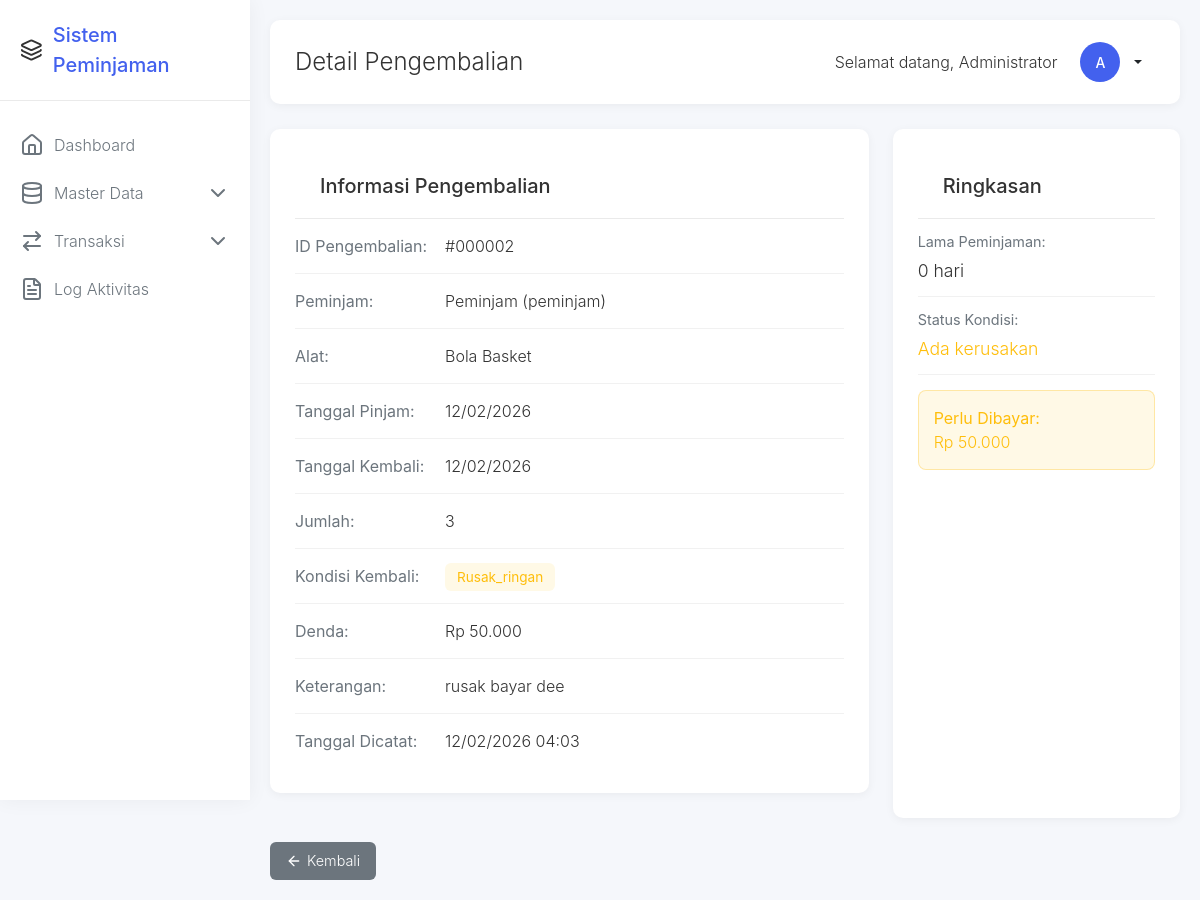
/admin/pengembalian_detail.php?id=2 (signed in), run on the app's committed database.
### tables this page shows
CREATE TABLE `pengembalian` (
  `id` int(11) NOT NULL,
  `peminjaman_id` int(11) NOT NULL,
  `tanggal_kembali` date NOT NULL,
  `kondisi_kembali` enum('baik','rusak_ringan','rusak_berat') NOT NULL,
  `denda` decimal(10,2) DEFAULT 0.00,
  `keterangan` text DEFAULT NULL,
  `created_at` timestamp NOT NULL DEFAULT current_timestamp()
);

CREATE TABLE `users` (
  `id` int(11) NOT NULL,
  `nama` varchar(100) NOT NULL,
  `username` varchar(50) NOT NULL,
  `password` varchar(255) NOT NULL,
  `role` enum('admin','petugas','peminjam') NOT NULL,
  `created_at` timestamp NOT NULL DEFAULT current_timestamp()
);

CREATE TABLE `alat` (
  `id` int(11) NOT NULL,
  `nama_alat` varchar(100) NOT NULL,
  `kategori_id` int(11) DEFAULT NULL,
  `stok` int(11) NOT NULL DEFAULT 0,
  `kondisi` enum('baik','rusak_ringan','rusak_berat') NOT NULL DEFAULT 'baik',
  `deskripsi` text DEFAULT NULL,
  `created_at` timestamp NOT NULL DEFAULT current_timestamp()
);

CREATE TABLE `peminjaman` (
  `id` int(11) NOT NULL,
  `user_id` int(11) NOT NULL,
  `alat_id` int(11) NOT NULL,
  `tanggal_pinjam` date NOT NULL,
  `tanggal_kembali` date DEFAULT NULL,
  `jumlah` int(11) NOT NULL DEFAULT 1,
  `status` enum('pending','disetujui','ditolak','dipinjam','menunggu_konfirmasi','dikembalikan') NOT NULL,
  `keterangan` text DEFAULT NULL,
  `created_at` timestamp NOT NULL DEFAULT current_timestamp()
);

### config/database.php (called while the page is built, shortened)
<?php
function format_tanggal($tanggal) {
    return date('d/m/Y', strtotime($tanggal));
}
?>

### admin/pengembalian_detail.php (the view, shortened to what this page needs)
<?php
require_once '../config/database.php';
 $db = new Database();
 $conn = $db->getConnection();
if (isset($_GET['id'])) {
    $id = $_GET['id'];
    $stmt = $conn->prepare("SELECT pr.*, p.tanggal_pinjam, p.user_id, p.alat_id, p.jumlah, u.nama as nama_user, u.username, a.nama_alat FROM pengembalian pr JOIN peminjaman p ON pr.peminjaman_id = p.id JOIN users u ON p.user_id = u.id JOIN alat a ON p.alat_id = a.id WHERE pr.id = ?");
    $stmt->bind_param("i", $id);
    $stmt->execute();
    $result = $stmt->get_result();
    $pengembalian = $result->fetch_assoc();
} else {
    header("Location: pengembalian.php");
    exit();
}
?>
<!DOCTYPE html>
<html lang="id">
<head>
    <link href="https://cdn.jsdelivr.net/npm/bootstrap@5.3.0/dist/css/bootstrap.min.css" rel="stylesheet">
    <link rel="stylesheet" href="../assets/css/style.css">
</head>
<body>
    <aside class="sidebar" id="sidebar">
        <div class="sidebar-header">
            <i data-lucide="layers"></i>
            <span class="sidebar-logo">Sistem Peminjaman</span>
        </div>
        <nav class="sidebar-menu">
            <a href="dashboard.php" class="menu-item">
                <i data-lucide="home" class="menu-icon"></i>
                <span class="menu-text">Dashboard</span>
            </a>
            <div class="menu-item" data-bs-toggle="collapse" data-bs-target="#masterDataDropdown" aria-expanded="false">
                <i data-lucide="database" class="menu-icon"></i>
                <span class="menu-text">Master Data</span>
                <i data-lucide="chevron-down" class="menu-arrow"></i>
            </div>
            <div class="menu-item" data-bs-toggle="collapse" data-bs-target="#transaksiDropdown" aria-expanded="false">
                <i data-lucide="arrow-right-left" class="menu-icon"></i>
                <span class="menu-text">Transaksi</span>
                <i data-lucide="chevron-down" class="menu-arrow"></i>
            </div>
            <a href="log_activity.php" class="menu-item">
                <i data-lucide="file-text" class="menu-icon"></i>
                <span class="menu-text">Log Aktivitas</span>
            </a>
        </nav>
    </aside>
    <main class="main-content">
        <div class="top-header">
            <div style="display: flex; align-items: center;">
                <h1 class="page-title">Detail Pengembalian</h1>
            </div>
            <div class="user-profile">
                <span style="margin-right: 10px;">Selamat datang, <?php echo $_SESSION['nama']; ?></span>
                <div class="dropdown">
                    <button class="btn btn-sm dropdown-toggle d-flex align-items-center" type="button" id="userDropdown" data-bs-toggle="dropdown" aria-expanded="false">
                        <div class="user-avatar">
                            <?php echo strtoupper(substr($_SESSION['nama'], 0, 1)); ?>
                        </div>
                    </button>
                </div>
            </div>
        </div>
        <div class="row">
            <div class="col-md-8">
                <div class="detail-card">
                    <div class="card-header-custom">
                        <h5 class="mb-0">Informasi Pengembalian</h5>
                    </div>
                    <div class="card-body">
                        <div class="detail-row">
                            <div class="detail-label">ID Pengembalian:</div>
                            <div class="detail-value">#<?php echo str_pad($pengembalian['id'], 6, '0', STR_PAD_LEFT); ?></div>
                        </div>
                        <div class="detail-row">
                            <div class="detail-label">Peminjam:</div>
                            <div class="detail-value"><?php echo $pengembalian['nama_user']; ?> (<?php echo $pengembalian['username']; ?>)</div>
                        </div>
                        <div class="detail-row">
                            <div class="detail-label">Alat:</div>
                            <div class="detail-value"><?php echo $pengembalian['nama_alat']; ?></div>
                        </div>
                        <div class="detail-row">
                            <div class="detail-label">Tanggal Pinjam:</div>
                            <div class="detail-value"><?php echo format_tanggal($pengembalian['tanggal_pinjam']); ?></div>
                        </div>
                        <div class="detail-row">
                            <div class="detail-label">Tanggal Kembali:</div>
                            <div class="detail-value"><?php echo format_tanggal($pengembalian['tanggal_kembali']); ?></div>
                        </div>
                        <div class="detail-row">
                            <div class="detail-label">Jumlah:</div>
                            <div class="detail-value"><?php echo $pengembalian['jumlah']; ?></div>
                        </div>
                        <div class="detail-row">
                            <div class="detail-label">Kondisi Kembali:</div>
                            <div class="detail-value">
                                <span class="badge-custom badge-<?php echo $pengembalian['kondisi_kembali'] == 'baik' ? 'success' : ($pengembalian['kondisi_kembali'] == 'rusak_ringan' ? 'warning' : 'danger'); ?>">
                                    <?php echo ucfirst($pengembalian['kondisi_kembali']); ?>
                                </span>
                            </div>
                        </div>
                        <div class="detail-row">
                            <div class="detail-label">Denda:</div>
                            <div class="detail-value">Rp <?php echo number_format($pengembalian['denda'], 0, ',', '.'); ?></div>
                        </div>
                        <?php if ($pengembalian['keterangan']): ?>
                        <div class="detail-row">
                            <div class="detail-label">Keterangan:</div>
                            <div class="detail-value"><?php echo $pengembalian['keterangan']; ?></div>
                        </div>
                        <?php endif; ?>
                        <div class="detail-row">
                            <div class="detail-label">Tanggal Dicatat:</div>
                            <div class="detail-value"><?php echo date('d/m/Y H:i', strtotime($pengembalian['created_at'])); ?></div>
                        </div>
                    </div>
                </div>
            </div>
            <div class="col-md-4">
                <div class="summary-card">
                    <div class="card-header-custom">
                        <h5 class="mb-0">Ringkasan</h5>
                    </div>
                    <div class="card-body">
                        <div class="summary-item">
                            <div class="summary-label">Lama Peminjaman:</div>
                            <div class="summary-value">
                                <?php
                                $tgl_pinjam = new DateTime($pengembalian['tanggal_pinjam']);
                                $tgl_kembali = new DateTime($pengembalian['tanggal_kembali']);
                                $selisih = $tgl_kembali->diff($tgl_pinjam);
                                echo $selisih->days . ' hari';
                                ?>
                            </div>
                        </div>
                        <div class="summary-item">
                            <div class="summary-label">Status Kondisi:</div>
                            <div class="summary-value">
                                <?php if ($pengembalian['kondisi_kembali'] == 'baik'): ?>
                                    <span style="color: var(--success-color);">Tidak ada kerusakan</span>
                                <?php else: ?>
                                    <span style="color: var(--warning-color);">Ada kerusakan</span>
                                <?php endif; ?>
                            </div>
                        </div>
                        <?php if ($pengembalian['denda'] > 0): ?>
                        <div class="alert-custom alert-warning-custom">
                            <strong>Perlu Dibayar:</strong><br>
                            Rp <?php echo number_format($pengembalian['denda'], 0, ',', '.'); ?>
                        </div>
                        <?php endif; ?>
                    </div>
                </div>
            </div>
        </div>
        <div class="mt-4">
            <a href="pengembalian.php" class="btn btn-secondary-custom btn-custom">
                <i data-lucide="arrow-left" style="width: 16px; height: 16px; margin-right: 5px;"></i>
                Kembali
            </a>
        </div>
    </main>
</body>
</html>

### assets/css/style.css (style rules this page uses)
body { font-family: 'Segoe UI', Tahoma, Geneva, Verdana, sans-serif; background-color: #f8f9fa; }
.btn { border-radius: 6px; font-weight: 500; transition: all 0.2s ease; }
.btn-sm { padding: 0.375rem 0.75rem; font-size: 0.875rem; }

### admin/pengembalian_detail.php (style rules this page uses)
:root { --primary-color: #4361ee; --secondary-color: #3f37c9; --success-color: #06ffa5; --info-color: #00b4d8; --warning-color: #ffbe0b; --danger-color: #fb5607; --light-color: #f8f9fa; --dark-color: #212529; --sidebar-width: 250px; --sidebar-collapsed-width: 70px; }
body { font-family: 'Inter', 'Segoe UI', Tahoma, Geneva, Verdana, sans-serif; font-weight: 300; background-color: #f5f7fb; color: #333; }
.sidebar { position: fixed; top: 0; left: 0; height: 100vh; width: var(--sidebar-width); background-color: white; box-shadow: 0 0 20px rgba(0, 0, 0, 0.05); z-index: 1000; transition: all 0.3s ease; }
.sidebar-header { padding: 20px; border-bottom: 1px solid #eaeaea; display: flex; align-items: center; }
.sidebar-logo { font-size: 1.25rem; font-weight: 500; color: var(--primary-color); margin-left: 10px; }
.sidebar-menu { padding: 20px 0; }
.menu-item { padding: 12px 20px; display: flex; align-items: center; color: #6c757d; text-decoration: none; transition: all 0.2s ease; }
.menu-icon { margin-right: 10px; }
.menu-text { font-weight: 300; }
.main-content { margin-left: var(--sidebar-width); padding: 20px; transition: all 0.3s ease; }
.top-header { background-color: white; padding: 15px 25px; border-radius: 10px; box-shadow: 0 2px 10px rgba(0, 0, 0, 0.05); margin-bottom: 25px; display: flex; justify-content: space-between; align-items: center; }
.page-title { font-size: 1.5rem; font-weight: 300; margin: 0; }
.user-profile { display: flex; align-items: center; }
.user-avatar { width: 40px; height: 40px; border-radius: 50%; background-color: var(--primary-color); color: white; display: flex; align-items: center; justify-content: center; margin-right: 10px; }
.detail-card { background-color: white; border-radius: 10px; padding: 25px; box-shadow: 0 2px 10px rgba(0, 0, 0, 0.05); margin-bottom: 25px; transition: transform 0.3s ease, box-shadow 0.3s ease; }
.card-header-custom { padding: 20px 25px; border-bottom: 1px solid #eaeaea; font-weight: 400; font-size: 1.1rem; display: flex; justify-content: space-between; align-items: center; }
.detail-row { display: flex; padding: 15px 0; border-bottom: 1px solid #f1f1f1; }
.detail-row:last-child { border-bottom: none; }
.detail-label { font-weight: 400; color: #6c757d; min-width: 150px; }
.detail-value { color: #333; flex: 1; }
.badge-custom { padding: 6px 12px; border-radius: 6px; font-size: 0.85rem; font-weight: 400; }
.badge-warning { background-color: rgba(255, 190, 11, 0.1); color: #ffbe0b; }
.summary-card { background-color: white; border-radius: 10px; padding: 25px; box-shadow: 0 2px 10px rgba(0, 0, 0, 0.05); height: 100%; }
.summary-item { padding: 12px 0; border-bottom: 1px solid #f1f1f1; }
.summary-label { font-weight: 400; color: #6c757d; font-size: 0.9rem; }
.summary-value { font-size: 1.1rem; font-weight: 300; color: #333; margin-top: 5px; }
.alert-custom { padding: 15px; border-radius: 8px; margin-top: 15px; }
.alert-warning-custom { background-color: rgba(255, 190, 11, 0.1); border: 1px solid rgba(255, 190, 11, 0.3); color: #ffbe0b; }
.btn-custom { padding: 8px 16px; border-radius: 6px; font-weight: 300; font-size: 0.9rem; transition: all 0.2s ease; display: inline-flex; align-items: center; }
.btn-secondary-custom { background-color: #6c757d; color: white; border: none; }
.menu-arrow { margin-left: auto; transition: transform 0.3s ease; }

### data on the page
pengembalian: id "000002", users.nama "Peminjam", users.username "peminjam", alat.nama_alat "Bola Basket", peminjaman.tanggal_pinjam "12/02/2026", tanggal_kembali "12/02/2026", peminjaman.jumlah "3", kondisi_kembali "Rusak_ringan", denda "50.000", keterangan "rusak bayar dee", created_at "12/02/2026 04:03", tanggal_kembali.tanggal_pinjam "0"

### other printed values
$_SESSION['nama'] "Administrator"
substr($_SESSION['nama'], 0, 1) "A"
